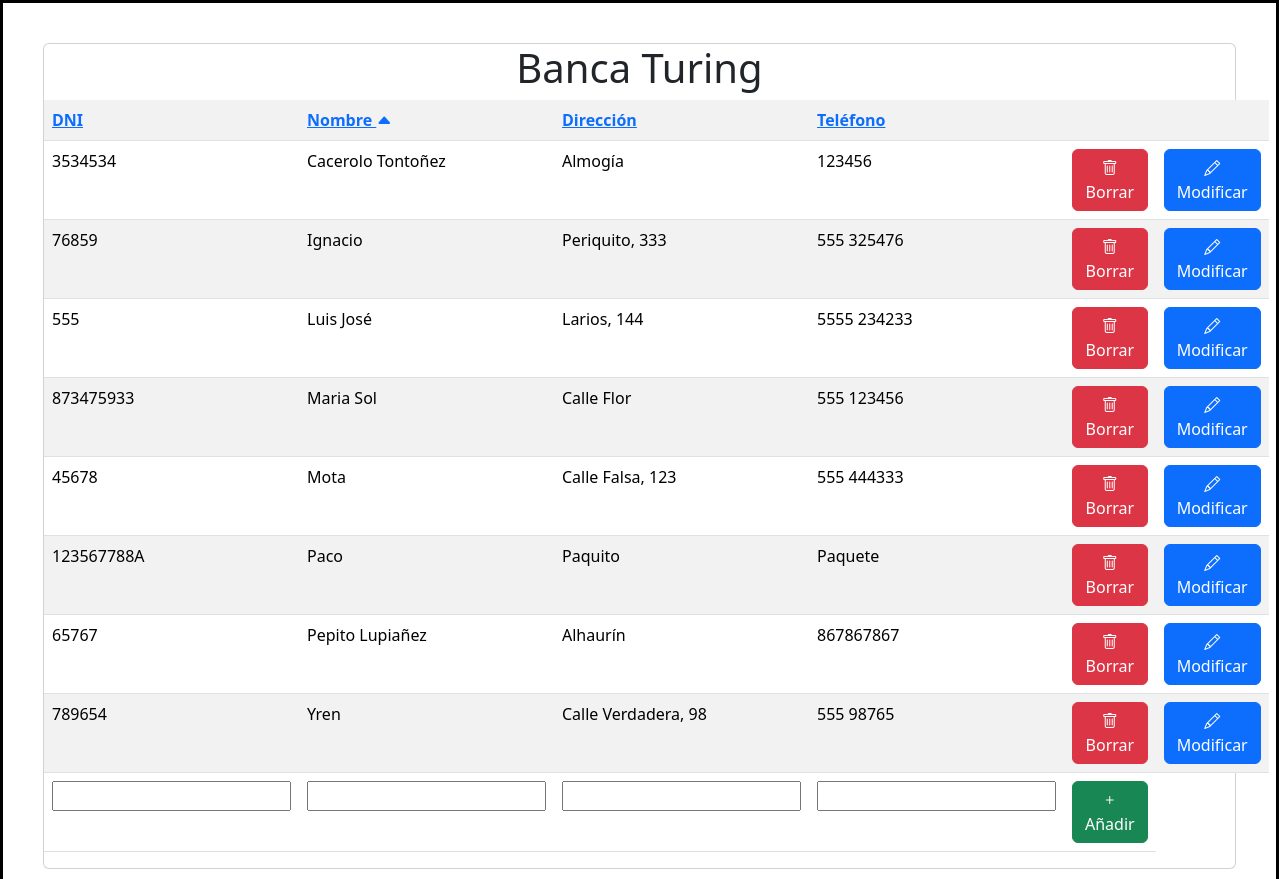
The page / on the database its author committed.
### tables this page shows
CREATE TABLE IF NOT EXISTS `cliente` (
  `dni` varchar(10) NOT NULL,
  `nombre` varchar(50) NOT NULL,
  `direccion` varchar(200) NOT NULL,
  `telefono` varchar(20) NOT NULL,
  PRIMARY KEY (`dni`)
);

### src/listado.php (the view, shortened to what this page needs)
<?php
require_once "conexion.php";
$orden = isset($_GET['orden']) ? $_GET['orden'] : "nombre";
$apunta = isset($_GET['apunta']) ? $_GET['apunta'] : "ASC";
$sql = "SELECT dni, nombre, direccion, telefono
        FROM cliente
        ORDER BY $orden $apunta";
$consulta = mysqli_query($conexion, $sql);
function iconoOrden($columna, $orden, $apunta)
{
    if ($orden == $columna) {
        return $apunta == "ASC"
            ? '<i class="bi bi-caret-up-fill"></i>'
            : '<i class="bi bi-caret-down-fill"></i>';
    }
    return "";
}
?>
<table class="table table-striped">
    <tr>
        <th> <a href="?orden=dni&apunta=<?= ($orden == 'dni' && $apunta == 'ASC') ? 'DESC' : 'ASC' ?>">
                DNI <?= iconoOrden("dni", $orden, $apunta) ?>
            </a></th>
        <th> <a href="?orden=nombre&apunta=<?= ($orden == 'nombre' && $apunta == 'ASC') ? 'DESC' : 'ASC' ?>">
                Nombre <?= iconoOrden("nombre", $orden, $apunta) ?>
            </a></th>
        <th><a href="?orden=direccion&apunta=<?= ($orden == 'direccion' && $apunta == 'ASC') ? 'DESC' : 'ASC' ?>">
                Dirección <?= iconoOrden("direccion", $orden, $apunta) ?>
            </a></th>
        <th><a href="?orden=telefono&apunta=<?= ($orden == 'telefono' && $apunta == 'ASC') ? 'DESC' : 'ASC' ?>">
                Teléfono <?= iconoOrden("telefono", $orden, $apunta) ?>
            </a></th>
        <th></th>
        <th></th>
    </tr>
    <?php while ($registro = mysqli_fetch_array($consulta)): ?>
        <?php if (($accion == "modificar") && ($dni == $registro["dni"])): ?>
            <tr class="fila-mod">
                <form action="index.php" method="post">
                    <td><input type="text" name="dni" value="<?= $registro['dni'] ?>"></td>
                    <td><input type="text" name="nombre" value="<?= $registro['nombre'] ?>"></td>
                    <td><input type="text" name="direccion" value="<?= $registro['direccion'] ?>"></td>
                    <td><input type="tel" name="telefono" value="<?= $registro['telefono'] ?>"></td>
                    <td>
                        <input type="hidden" name="accion" value="actualizar">
                        <input type="hidden" name="dniOld" value="<?= $registro['dni'] ?>">
                        <button type="submit" class="btn btn-success">
                            <i class="bi bi-check-lg"></i> Actualizar
                        </button>
                    </td>
                </form>
                <td>
                    <form action="index.php" method="post">
                        <button type="submit" class="btn btn-danger">
                            <i class="bi bi-x-lg"></i> Cancelar
                        </button>
                    </form>
                </td>
            </tr>
        <?php else: ?>
            <tr>
                <td><?= $registro['dni'] ?></td>
                <td><?= $registro['nombre'] ?></td>
                <td><?= $registro['direccion'] ?></td>
                <td><?= $registro['telefono'] ?></td>
                <td>
                    <form action="index.php" method="post">
                        <button type="submit" class="btn btn-danger" <?= $accion == "modificar" ? "disabled" : "" ?>>
                            <i class="bi bi-trash"></i> Borrar
                        </button>
                    </form>
                </td>
                <td>
                    <form action="index.php" method="post">
                        <button type="submit" class="btn btn-primary" <?= $accion == "modificar" ? "disabled" : "" ?>>
                            <i class="bi bi-pencil"></i> Modificar
                        </button>
                    </form>
                </td>
            </tr>
        <?php endif; ?>
    <?php endwhile; ?>
    <?php if ($accion != "modificar"): ?>
        <tr>
            <form action="index.php" method="post">
                <td><input type="text" name="dni" required></td>
                <td><input type="text" name="nombre" required></td>
                <td><input type="text" name="direccion" required></td>
                <td><input type="tel" name="telefono" required></td>
                <td>
                    <button type="submit" class="btn btn-success">
                        <i class="bi bi-plus"></i> Añadir
                    </button>
                </td>
            </form>
        </tr>
    <?php endif; ?>
</table>

### src/index.php (shortened to what this page needs)
<?php
$accion = "";
$dni = "";
?>
<!DOCTYPE html>
<html lang="es">
<head>
    <link href="https://cdn.jsdelivr.net/npm/bootstrap@5.3.8/dist/css/bootstrap.min.css" rel="stylesheet">
    <link rel="stylesheet" href="https://cdn.jsdelivr.net/npm/bootstrap-icons@1.11.3/font/bootstrap-icons.css">
    <link rel="stylesheet" href="css/style.css">
</head>
<body>
    <div id="principal">
        <div class="card">
            <h1 class="text-center">Banca Turing</h1>
            <?php include "listado.php"; ?>
        </div>
    </div>
</body>
</html>

### src/css/style.css (style rules this page uses)
#principal { padding: 40px; display: flex; justify-content: center; border: 3px solid black; }

### rows shown on the page
cliente: dni "3534534", nombre "Cacerolo Tontoñez", direccion "Almogía", telefono "123456"
cliente: dni "76859", nombre "Ignacio", direccion "Periquito, 333", telefono "555 325476"
cliente: dni "555", nombre "Luis José", direccion "Larios, 144", telefono "5555 234233"
cliente: dni "873475933", nombre "Maria Sol", direccion "Calle Flor", telefono "555 123456"
cliente: dni "45678", nombre "Mota", direccion "Calle Falsa, 123", telefono "555 444333"
cliente: dni "123567788A", nombre "Paco", direccion "Paquito", telefono "Paquete"
cliente: dni "65767", nombre "Pepito Lupiañez", direccion "Alhaurín", telefono "867867867"
cliente: dni "789654", nombre "Yren", direccion "Calle Verdadera, 98", telefono "555 98765"
